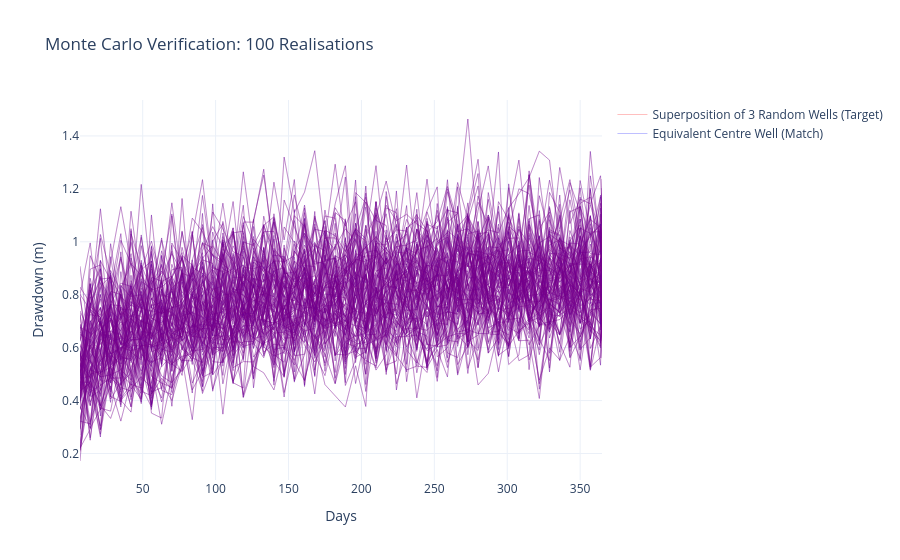

Notebook code cell kept with this figure:
### Code cell
###################
### monte carlo ###
###################

####################
### domain setup ###
####################

# number of wells
n_wells = 3  

# time steps for pumping rate changes
t_eval_val = 365.0 # [day]
dt = 7 # [days]
time_steps = np.arange(dt, t_eval_val + dt, dt)
if time_steps[-1] > t_eval_val: time_steps[-1] = t_eval_val
n_steps = len(time_steps)

# bounds of coordinate system
x_min, x_max = -50, 50
y_min, y_max = -50, 50

# wells cannot be within this many units of the centre (0,0)
no_go_radius = 10.0

# range of pumping rates [m3/day]
q_min, q_max = 6.5, 65

# aquifer properties
T_val = 100.0  # [m2/day]
S_val = 0.001  # [-]

def get_s_at_t(q_series, times, target_t, r, T, S):
    """Calculates drawdown at time target_t using temporal superposition"""
    if r < 1e-3: return 0
    u0 = (r**2 * S) / (4.0 * T * target_t)
    s = (q_series[0] / (4.0 * math.pi * T)) * exp1(u0)
    for i in range(1, len(times)):
        if times[i-1] >= target_t: break
        dq = q_series[i] - q_series[i-1]
        u = (r**2 * S) / (4.0 * T * (target_t - times[i-1]))
        s += (dq / (4.0 * math.pi * T)) * exp1(u)
    return s

def solve_centre_well(s_targets, r_centre, times, T, S):
    """Solves for the required centre pumping series step-by-step"""
    q_out = []
    for i, t in enumerate(times):
        if i == 0:
            u = (r_centre**2 * S) / (4.0 * T * t)
            q_needed = (s_targets[0] * 4.0 * math.pi * T) / exp1(u)
        else:
            # Impact of historical rates
            u_init = (r_centre**2 * S) / (4.0 * T * t)
            s_prev_impact = (q_out[0] / (4.0 * math.pi * T)) * exp1(u_init)
            for j in range(1, i):
                dq = q_out[j] - q_out[j-1]
                u_hist = (r_centre**2 * S) / (4.0 * T * (t - times[j-1]))
                s_prev_impact += (dq / (4.0 * math.pi * T)) * exp1(u_hist)
            # Find current step Q
            u_now = (r_centre**2 * S) / (4.0 * T * (t - times[i-1]))
            dq_needed = (s_targets[i] - s_prev_impact) * (4.0 * math.pi * T) / exp1(u_now)
            q_needed = q_out[-1] + dq_needed
        q_out.append(q_needed)
    return q_out

#########################
### monte carlo setup ###
#########################

num_reals = 100

fig = go.Figure()

for m in range(num_reals):
    # randomly select compliance point on top or bottom boundary and calculate centre distance
    xc, yc = np.random.uniform(x_min, x_max), np.random.choice([y_min, y_max])
    r_centre = np.sqrt(xc**2 + yc**2)
    
    # generate random wells with random pumping rates
    m_wells = []
    for _ in range(n_wells):
        while True:
            wx, wy = np.random.uniform(x_min, x_max), np.random.uniform(y_min, y_max)
            if np.sqrt(wx**2 + wy**2) > no_go_radius:
                m_wells.append({'r': np.sqrt((wx-xc)**2 + (wy-yc)**2), 'Q': np.random.uniform(q_min, q_max, n_steps)})
                break
    
    # calculate target drawdown at compliance point from all random wells
    s_target = [sum(get_s_at_t(w['Q'], time_steps, t, w['r'], T_val, S_val) for w in m_wells) for t in time_steps]
    
    # match using centre well
    q_equiv = solve_centre_well(s_target, r_centre, time_steps, T_val, S_val)
    s_centre = [get_s_at_t(q_equiv, time_steps, t, r_centre, T_val, S_val) for t in time_steps]

    # plot
    show_leg = True if m == 0 else False
    fig.add_trace(go.Scatter(x=time_steps, y=s_target, mode='lines', 
                             line=dict(color='red', width=0.5), opacity=0.5, 
                             name=f"Superposition of {len(m_wells)} Random Wells (Target)", showlegend=show_leg))
    fig.add_trace(go.Scatter(x=time_steps, y=s_centre, mode='lines', 
                             line=dict(color='blue', width=0.5), opacity=0.5, 
                             name=f"Equivalent Centre Well (Match)", showlegend=show_leg))

# pretty up the layout
fig.update_layout(
    title=f"Monte Carlo Verification: {num_reals} Realisations",
    xaxis_title="Days", yaxis_title="Drawdown (m)",
    template="plotly_white",
    hovermode=False # Performance boost for 2000 lines
)
fig.show()
